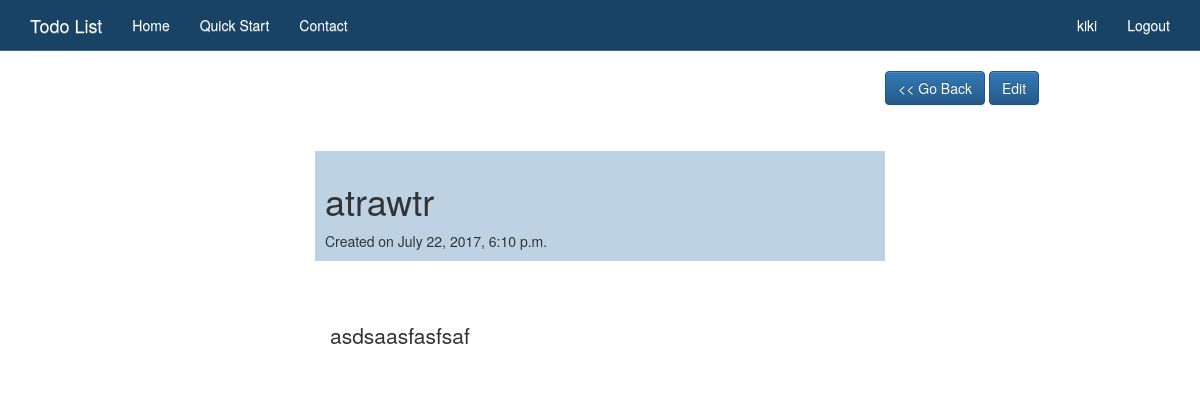
/todolist/details/1/ (signed in), run on the app's committed database.
### todolist/models.py (models this page shows, shortened)
class Task(models.Model):
    user = models.ForeignKey(settings.AUTH_USER_MODEL, default=1)
    title = models.CharField(max_length=120)
    created_at = models.DateTimeField(default=datetime.now, blank=True)
    deadline = models.DateTimeField(default=datetime.now)
    priority = models.IntegerField(default=0)
    text = models.TextField()
    done = models.BooleanField(default=False)

### todolist/views.py (the view)
# urls.py: url(r'^todolist/details/(?P<id>\w{0,50})/$', 'todolist.views.details'),
def details(request, id):
    if request.user.is_authenticated():
        task = Task.objects.get(id=id)
        context = {
            'task':task,
        }
        return render(request, 'details.html', context)
    else:
        return redirect('/accounts/login')

### templates/details.html
{% include 'base.html' %}
<div class="container">
<a href='/todolist' class='btn btn-primary'><< Go Back</a>
<a href='/todolist/edition/{{ task.id }}' class='btn btn-primary'>Edit</a>
<div class='col-sm-6 col-sm-offset-3'>
  <br /><br /><br /><br />
<div class='row' style='padding:10px ;background-color:#bdd2e3'>
<h1>{{ task.title }}</h1>
Created on {{ task.created_at }}
</div>
<br />
<br />
<br />
<div class='col-sm-14'>
<p class='lead'>{{ task.text }}</p>
</div>
</div>
</div>

### templates/navbar.html (shortened to what this page needs)
<nav class="navbar navbar-static-top">
  <div class="container">
    <div class="navbar-header">
      <a class="navbar-brand" href="{% url 'home' %}">Todo List</a>
    </div>
    <div id="navbar" class="navbar-collapse collapse">
      <ul class="nav navbar-nav">
        <li><a href="{% url 'home' %}">Home</a></li>
        <li><a href="{% url 'todolist' %}">Quick Start</a></li>
        <li><a href="{% url 'contact' %}">Contact</a></li>
      </ul>
      <ul class="nav navbar-nav navbar-right">
        {% if request.user.is_authenticated %}
          <li><a href="/">{{request.user}}</a></li>
          <li><a href="{% url 'auth_logout' %}">Logout</a></li>
        {% endif %}
      </ul>
    </div>
  </div>
</nav>

### static_in_pro/our_static/css/navbar-static-top.css (style rules this page uses)
body { min-height: 1000px; }
.navbar-static-top { margin-bottom: 19px; background-color: #184365 !important; border-color: #3b688c !important; }
.navbar-nav>li>a { color: #fff !important; }
.navbar-brand { color: #fff !important; }

### data on the page
Task: title "atrawtr", created_at "July 22, 2017, 6:10 p.m.", text "asdsaasfasfsaf"

### other printed values
{{ request.user }} "kiki"
